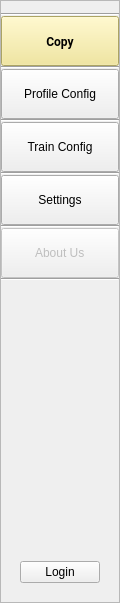
        <widget class="QFrame" name="leftSideFrame">
         <property name="sizePolicy">
          <sizepolicy hsizetype="Preferred" vsizetype="Preferred">
           <horstretch>0</horstretch>
           <verstretch>0</verstretch>
          </sizepolicy>
         </property>
         <property name="minimumSize">
          <size>
           <width>120</width>
           <height>0</height>
          </size>
         </property>
         <property name="maximumSize">
          <size>
           <width>120</width>
           <height>16777211</height>
          </size>
         </property>
         <property name="styleSheet">
          <string notr="true">LsideFrameStyle</string>
         </property>
         <property name="frameShape">
          <enum>QFrame::Shape::StyledPanel</enum>
         </property>
         <property name="frameShadow">
          <enum>QFrame::Shadow::Plain</enum>
         </property>
         <property name="lineWidth">
          <number>1</number>
         </property>
         <layout class="QVBoxLayout" name="verticalLayout_67" stretch="0,0,0,0,10,0,0,0,0,0,10,0,0,0,0,0,0,0">
          <property name="spacing">
           <number>0</number>
          </property>
          <property name="leftMargin">
           <number>0</number>
          </property>
          <property name="topMargin">
           <number>0</number>
          </property>
          <property name="rightMargin">
           <number>0</number>
          </property>
          <property name="bottomMargin">
           <number>0</number>
          </property>
          <item>
           <spacer name="verticalSpacer_6">
            <property name="orientation">
             <enum>Qt::Orientation::Vertical</enum>
            </property>
            <property name="sizeType">
             <enum>QSizePolicy::Policy::Fixed</enum>
            </property>
            <property name="sizeHint" stdset="0">
             <size>
              <width>20</width>
              <height>12</height>
             </size>
            </property>
           </spacer>
          </item>
          <item>
           <widget class="Line" name="line_5">
            <property name="orientation">
             <enum>Qt::Orientation::Horizontal</enum>
            </property>
           </widget>
          </item>
          <item>
           <widget class="QPushButton" name="side_copy_btn">
            <property name="sizePolicy">
             <sizepolicy hsizetype="Minimum" vsizetype="Minimum">
              <horstretch>0</horstretch>
              <verstretch>0</verstretch>
             </sizepolicy>
            </property>
            <property name="minimumSize">
             <size>
              <width>0</width>
              <height>50</height>
             </size>
            </property>
            <property name="maximumSize">
             <size>
              <width>16777215</width>
              <height>50</height>
             </size>
            </property>
            <property name="font">
             <font>
              <family>Roboto</family>
              <italic>false</italic>
              <bold>true</bold>
             </font>
            </property>
            <property name="cursor">
             <cursorShape>PointingHandCursor</cursorShape>
            </property>
            <property name="styleSheet">
             <string notr="true">
background-color: rgb(241, 229, 139);
color:black;</string>
            </property>
            <property name="text">
             <string>Copy</string>
            </property>
            <property name="icon">
             <iconset>
              <normaloff>:/icons/icons/live_icon.png</normaloff>:/icons/icons/live_icon.png</iconset>
            </property>
            <property name="iconSize">
             <size>
              <width>35</width>
              <height>35</height>
             </size>
            </property>
           </widget>
          </item>
          <item>
           <widget class="Line" name="line_4">
            <property name="orientation">
             <enum>Qt::Orientation::Horizontal</enum>
            </property>
           </widget>
          </item>
          <item>
           <widget class="QPushButton" name="side_profile_btn">
            <property name="sizePolicy">
             <sizepolicy hsizetype="Minimum" vsizetype="Minimum">
              <horstretch>0</horstretch>
              <verstretch>0</verstretch>
             </sizepolicy>
            </property>
            <property name="minimumSize">
             <size>
              <width>0</width>
              <height>50</height>
             </size>
            </property>
            <property name="maximumSize">
             <size>
              <width>16777215</width>
              <height>50</height>
             </size>
            </property>
            <property name="cursor">
             <cursorShape>PointingHandCursor</cursorShape>
            </property>
            <property name="text">
             <string>Profile Config</string>
            </property>
            <property name="icon">
             <iconset>
              <normaloff>:/icons/icons/settings_icon.png</normaloff>:/icons/icons/settings_icon.png</iconset>
            </property>
            <property name="iconSize">
             <size>
              <width>30</width>
              <height>30</height>
             </size>
            </property>
           </widget>
          </item>
          <item>
           <widget class="Line" name="line_6">
            <property name="orientation">
             <enum>Qt::Orientation::Horizontal</enum>
            </property>
           </widget>
          </item>
          <item>
           <widget class="QPushButton" name="side_train_config_btn">
            <property name="sizePolicy">
             <sizepolicy hsizetype="Minimum" vsizetype="Minimum">
              <horstretch>0</horstretch>
              <verstretch>0</verstretch>
             </sizepolicy>
            </property>
            <property name="minimumSize">
             <size>
              <width>0</width>
              <height>50</height>
             </size>
            </property>
            <property name="maximumSize">
             <size>
              <width>16777215</width>
              <height>50</height>
             </size>
            </property>
            <property name="cursor">
             <cursorShape>PointingHandCursor</cursorShape>
            </property>
            <property name="text">
             <string>Train Config</string>
            </property>
            <property name="icon">
             <iconset>
              <normaloff>:/icons/icons/settings_icon.png</normaloff>:/icons/icons/settings_icon.png</iconset>
            </property>
            <property name="iconSize">
             <size>
              <width>30</width>
              <height>30</height>
             </size>
            </property>
           </widget>
          </item>
          <item>
           <widget class="Line" name="line_7">
            <property name="orientation">
             <enum>Qt::Orientation::Horizontal</enum>
            </property>
           </widget>
          </item>
          <item>
           <widget class="QPushButton" name="side_setting_btn">
            <property name="sizePolicy">
             <sizepolicy hsizetype="Minimum" vsizetype="Minimum">
              <horstretch>0</horstretch>
              <verstretch>0</verstretch>
             </sizepolicy>
            </property>
            <property name="minimumSize">
             <size>
              <width>0</width>
              <height>50</height>
             </size>
            </property>
            <property name="maximumSize">
             <size>
              <width>16777215</width>
              <height>50</height>
             </size>
            </property>
            <property name="cursor">
             <cursorShape>PointingHandCursor</cursorShape>
            </property>
            <property name="text">
             <string>Settings</string>
            </property>
            <property name="icon">
             <iconset>
              <normaloff>:/icons/icons/settings_icon.png</normaloff>:/icons/icons/settings_icon.png</iconset>
            </property>
            <property name="iconSize">
             <size>
              <width>30</width>
              <height>30</height>
             </size>
            </property>
           </widget>
          </item>
          <item>
           <widget class="Line" name="line_2">
            <property name="orientation">
             <enum>Qt::Orientation::Horizontal</enum>
            </property>
           </widget>
          </item>
          <item>
           <widget class="QPushButton" name="side_about_btn">
            <property name="enabled">
             <bool>false</bool>
            </property>
            <property name="sizePolicy">
             <sizepolicy hsizetype="Minimum" vsizetype="Minimum">
              <horstretch>0</horstretch>
              <verstretch>0</verstretch>
             </sizepolicy>
            </property>
            <property name="minimumSize">
             <size>
              <width>0</width>
              <height>50</height>
             </size>
            </property>
            <property name="maximumSize">
             <size>
              <width>16777215</width>
              <height>50</height>
             </size>
            </property>
            <property name="cursor">
             <cursorShape>PointingHandCursor</cursorShape>
            </property>
            <property name="text">
             <string> About Us </string>
            </property>
            <property name="icon">
             <iconset>
              <normaloff>:/icons/icons/about_icon.png</normaloff>:/icons/icons/about_icon.png</iconset>
            </property>
            <property name="iconSize">
             <size>
              <width>35</width>
              <height>35</height>
             </size>
            </property>
           </widget>
          </item>
          <item>
           <widget class="Line" name="line_8">
            <property name="orientation">
             <enum>Qt::Orientation::Horizontal</enum>
            </property>
           </widget>
          </item>
          <item>
           <spacer name="verticalSpacer_2">
            <property name="orientation">
             <enum>Qt::Orientation::Vertical</enum>
            </property>
            <property name="sizeHint" stdset="0">
             <size>
              <width>20</width>
              <height>40</height>
             </size>
            </property>
           </spacer>
          </item>
          <item alignment="Qt::AlignmentFlag::AlignHCenter">
           <widget class="QLabel" name="label_66">
            <property name="minimumSize">
             <size>
              <width>0</width>
              <height>80</height>
             </size>
            </property>
            <property name="maximumSize">
             <size>
              <width>100</width>
              <height>80</height>
             </size>
            </property>
            <property name="text">
             <string/>
            </property>
            <property name="pixmap">
             <pixmap resource="Assets/assets.qrc">:/asstets/icons/logo_aryan.png</pixmap>
            </property>
            <property name="scaledContents">
             <bool>true</bool>
            </property>
           </widget>
          </item>
          <item alignment="Qt::AlignmentFlag::AlignHCenter">
           <widget class="QLabel" name="label_65">
            <property name="sizePolicy">
             <sizepolicy hsizetype="Fixed" vsizetype="Fixed">
              <horstretch>0</horstretch>
              <verstretch>0</verstretch>
             </sizepolicy>
            </property>
            <property name="minimumSize">
             <size>
              <width>28</width>
              <height>120</height>
             </size>
            </property>
            <property name="maximumSize">
             <size>
              <width>100</width>
              <height>120</height>
             </size>
            </property>
            <property name="sizeIncrement">
             <size>
              <width>50</width>
              <height>0</height>
             </size>
            </property>
            <property name="text">
             <string/>
            </property>
            <property name="pixmap">
             <pixmap resource="Assets/assets.qrc">:/asstets/icons/rahahan-logo.png</pixmap>
            </property>
            <property name="scaledContents">
             <bool>true</bool>
            </property>
           </widget>
          </item>
          <item>
           <spacer name="verticalSpacer_11">
            <property name="orientation">
             <enum>Qt::Orientation::Vertical</enum>
            </property>
            <property name="sizeType">
             <enum>QSizePolicy::Policy::Fixed</enum>
            </property>
            <property name="sizeHint" stdset="0">
             <size>
              <width>20</width>
              <height>40</height>
             </size>
            </property>
           </spacer>
          </item>
          <item alignment="Qt::AlignmentFlag::AlignHCenter">
           <widget class="QPushButton" name="login_btn">
            <property name="enabled">
             <bool>true</bool>
            </property>
            <property name="minimumSize">
             <size>
              <width>0</width>
              <height>0</height>
             </size>
            </property>
            <property name="maximumSize">
             <size>
              <width>85</width>
              <height>16777215</height>
             </size>
            </property>
            <property name="cursor">
             <cursorShape>PointingHandCursor</cursorShape>
            </property>
            <property name="styleSheet">
             <string notr="true"/>
            </property>
            <property name="text">
             <string>Login</string>
            </property>
            <property name="icon">
             <iconset resource="Assets/assets.qrc">
              <normaloff>:/asstets/icons/login_icon.png</normaloff>:/asstets/icons/login_icon.png</iconset>
            </property>
            <property name="iconSize">
             <size>
              <width>20</width>
              <height>20</height>
             </size>
            </property>
            <property name="styleClass" stdset="0">
             <string>fillBtn</string>
            </property>
           </widget>
          </item>
          <item>
           <spacer name="verticalSpacer_5">
            <property name="orientation">
             <enum>Qt::Orientation::Vertical</enum>
            </property>
            <property name="sizeType">
             <enum>QSizePolicy::Policy::Fixed</enum>
            </property>
            <property name="sizeHint" stdset="0">
             <size>
              <width>20</width>
              <height>19</height>
             </size>
            </property>
           </spacer>
          </item>
         </layout>
        </widget>
